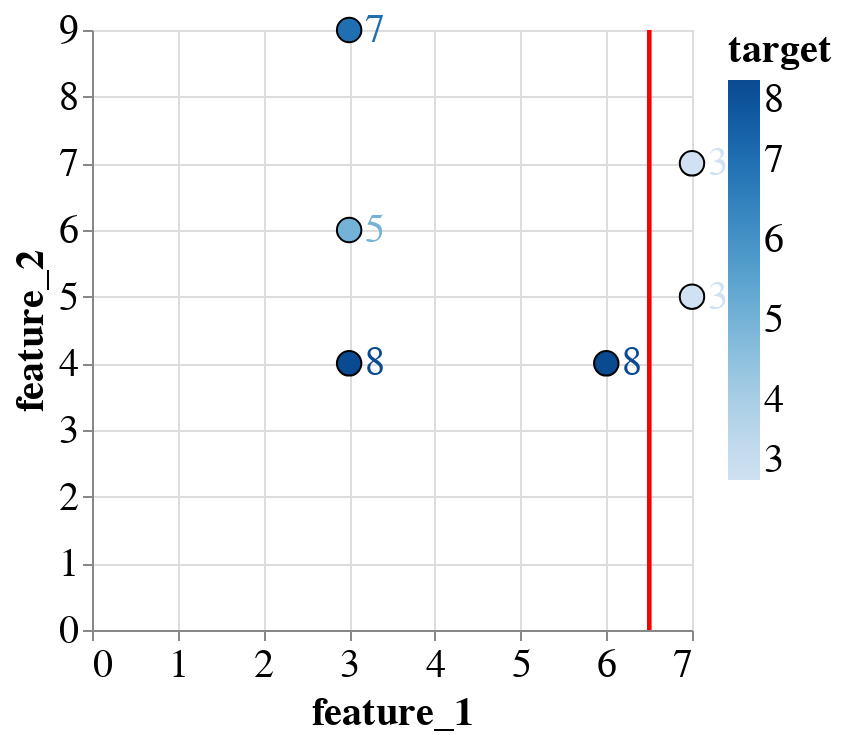

The notebook cell saved with this chart:
### Markdown cell above
![regression tree](../images/graphviztree2.PNG)

### Code cell
scatter = alt.Chart(df).mark_circle(
    size=150,
    opacity=1,
    stroke='black',
    strokeWidth=1
).encode(
    x=alt.X('feature_1', title='feature_1'),
    y=alt.Y('feature_2', title='feature_2'),
    color='target')
text = scatter.mark_text(
    align='left',
    baseline='middle',
    fontSize = 20,
    dx=8
).encode(
    text='target')
split = alt.Chart(df).mark_rule().encode(
    x='a:Q',
    size=alt.SizeValue(2),
    color=alt.ColorValue("red")
).transform_calculate(
    a="6.5"
)
alt.layer(scatter, text, split).configure_axis(
    labelFontSize=20,
    titleFontSize=20
).configure_legend(
    titleFontSize=20,
    labelFontSize=20
).properties(
    width=300,
    height=300
)

### Figure 1 — Vega-Lite specification as saved in the notebook (floating-point values rounded to 4 significant figures)
{"config": {"view": {"continuousWidth": 400, "continuousHeight": 300}, "axis": {"labelFontSize": 20, "titleFontSize": 20}, "legend": {"labelFontSize": 20, "titleFontSize": 20}}, "layer": [{"mark": {"type": "circle", "opacity": 1, "size": 150, "stroke": "black", "strokeWidth": 1}, "encoding": {"color": {"field": "target", "type": "quantitative"}, "x": {"field": "feature_1", "title": "feature_1", "type": "quantitative"}, "y": {"field": "feature_2", "title": "feature_2", "type": "quantitative"}}}, {"mark": {"type": "text", "align": "left", "baseline": "middle", "dx": 8, "fontSize": 20}, "encoding": {"color": {"field": "target", "type": "quantitative"}, "text": {"field": "target", "type": "quantitative"}, "x": {"field": "feature_1", "title": "feature_1", "type": "quantitative"}, "y": {"field": "feature_2", "title": "feature_2", "type": "quantitative"}}}, {"mark": "rule", "encoding": {"color": {"value": "red"}, "size": {"value": 2}, "x": {"field": "a", "type": "quantitative"}}, "transform": [{"calculate": "6.5", "as": "a"}]}], "data": {"name": "data-3e9321352299e15b72b66560369968fd"}, "height": 300, "width": 300, "$schema": "https://vega.github.io/schema/vega-lite/v4.17.0.json", "datasets": {"data-3e9321352299e15b72b66560369968fd": [{"feature_1": 3, "feature_2": 6, "target": 5}, {"feature_1": 3, "feature_2": 4, "target": 8}, {"feature_1": 6, "feature_2": 4, "target": 8}, {"feature_1": 3, "feature_2": 9, "target": 7}, {"feature_1": 7, "feature_2": 7, "target": 3}, {"feature_1": 7, "feature_2": 5, "target": 3}]}}
